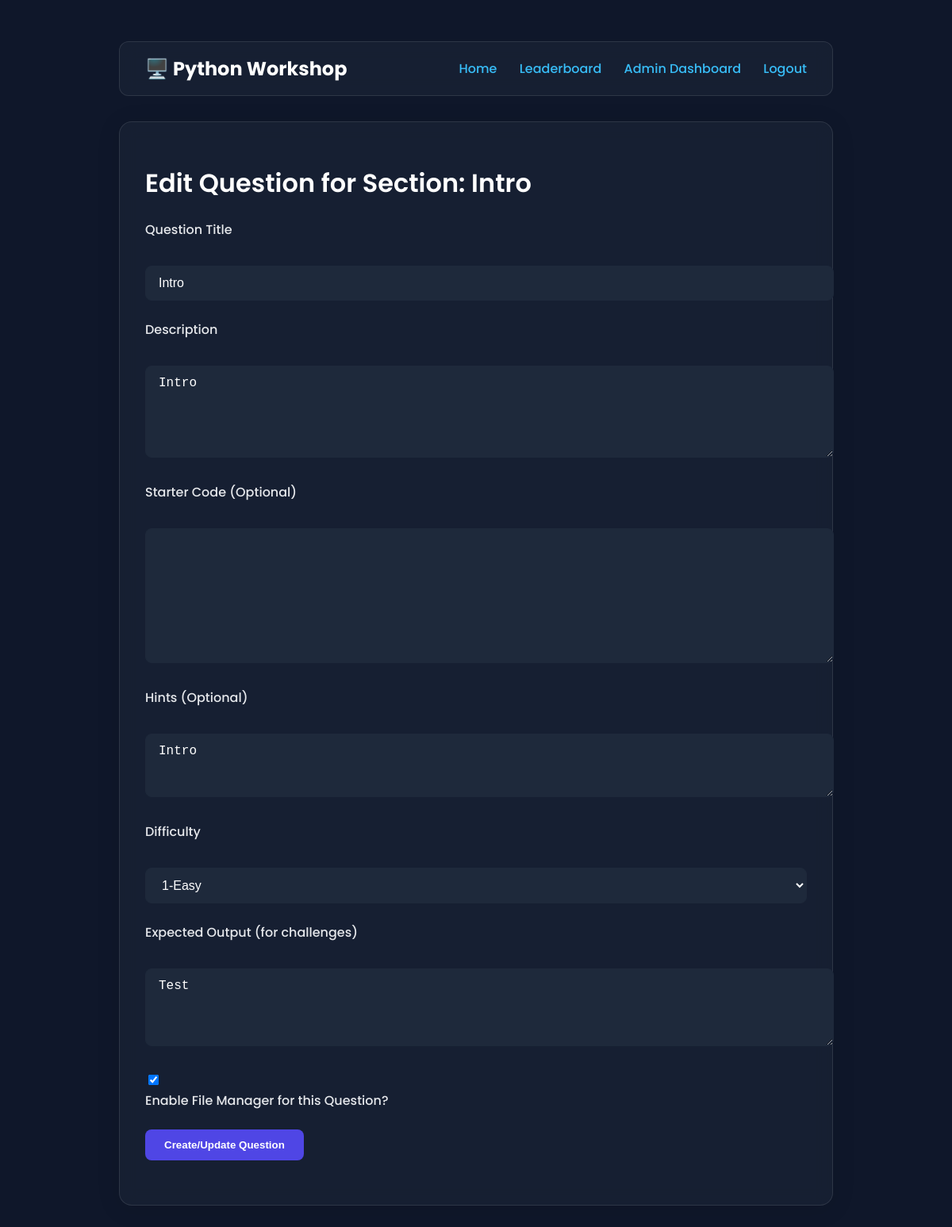
Screenshot of /admin/question/edit/1 (signed in) with the database file from the repository.
### app/models.py (models this page shows, shortened)
class Section(db.Model):
    id = db.Column(db.Integer, primary_key=True)
    title = db.Column(db.String(100), nullable=False)
    is_unlocked = db.Column(db.Boolean, default=True)
    questions = db.relationship(
        'Question',
        backref='section',
        lazy='dynamic',
        cascade="all, delete-orphan"
    )

class Question(db.Model):
    id = db.Column(db.Integer, primary_key=True)
    section_id = db.Column(db.Integer, db.ForeignKey('section.id'), nullable=False)
    title = db.Column(db.String(100), nullable=False)
    description = db.Column(db.Text, nullable=False)
    starter_code = db.Column(db.Text)
    hints = db.Column(db.Text)
    difficulty = db.Column(db.Integer, default=1)
    has_file_manager = db.Column(db.Boolean, default=False, nullable=False)
    expected_output = db.Column(db.Text)

### app/admin/routes.py (the view, shortened to what this page needs)
@bp.route('/question/edit/<int:question_id>', methods=['GET', 'POST'])
@admin_required
def edit_question(question_id):
    question = Question.query.get_or_404(question_id)
    form = QuestionForm(obj=question)
    return render_template('admin/question_form.html', form=form, title='Edit Question', section=question.section)

### app/admin/forms.py
class QuestionForm(FlaskForm):
    title = StringField('Question Title', validators=[DataRequired()])
    description = TextAreaField('Description', validators=[DataRequired()])
    starter_code = TextAreaField('Starter Code (Optional)')
    hints = TextAreaField('Hints (Optional)')
    difficulty = SelectField('Difficulty', choices=[(1, '1-Easy'), (2, '2'), (3, '3'), (4, '4'), (5, '5-Hard')], coerce=int)
    has_file_manager = BooleanField('Enable File Manager for this Question?')
    expected_output = TextAreaField('Expected Output (for challenges)')
    submit = SubmitField('Create/Update Question')

### app/__init__.py (called while the page is built)
@login_manager.user_loader
def load_user(user_id):
    return User.query.get(int(user_id))

### app/admin/routes.py (called while the page is built)
def admin_required(f):
    @wraps(f)
    def decorated_function(*args, **kwargs):
        if not current_user.is_authenticated or current_user.role != 'admin':
            flash("You do not have permission to access this page.", "danger")
            return redirect(url_for('main.index'))
        return f(*args, **kwargs)
    return decorated_function

### app/main.py (called while the page is built)
@bp.app_context_processor
def inject_global_vars():
    leaderboard_setting = AppSetting.query.filter_by(key='leaderboard_visible').first()
    return dict(
        leaderboard_visible=(leaderboard_setting and leaderboard_setting.value == 'True')
    )

@bp.app_context_processor
def inject_global_vars():
    leaderboard_setting = AppSetting.query.filter_by(key='leaderboard_visible').first()
    hints_setting = AppSetting.query.filter_by(key='hints_enabled').first() # <-- ADD THIS
    return dict(
        leaderboard_visible=(leaderboard_setting and leaderboard_setting.value == 'True'),
        hints_enabled=(hints_setting and hints_setting.value == 'True') # <-- AND THIS
    )

### app/templates/admin/question_form.html (shortened to what this page needs)
{% extends "base.html" %}
{% block content %}
<div class="card">
    <h1>{{ title }} for Section: {{ section.title }}</h1>
    <form method="POST" action="">
        <div class="form-group">
            {{ form.title.label }}<br>{{ form.title(class="form-control") }}
        </div>
        <div class="form-group">
            {{ form.description.label }}<br>{{ form.description(class="form-control", rows=5) }}
        </div>
        <div class="form-group">
            {{ form.starter_code.label }}<br>{{ form.starter_code(class="form-control", rows=8) }}
        </div>
        <div class="form-group">
            {{ form.hints.label }}<br>{{ form.hints(class="form-control", rows=3) }}
        </div>
        <div class="form-group">
            {{ form.difficulty.label }}<br>{{ form.difficulty(class="form-control") }}
        </div>
        <div class="form-group">
    {{ form.expected_output.label }}<br>
    {{ form.expected_output(class="form-control", rows=4) }}
</div>
        <div class="form-group">
            {{ form.has_file_manager() }}
            {{ form.has_file_manager.label }}
        </div>
        <div class="form-group">
            {{ form.submit(class="btn") }}
        </div>
    </form>
</div>
{% endblock %}

### app/static/css/style.css (style rules this page uses)
:root { --indigo-600: #4f46e5; --indigo-700: #4338ca; --slate-800: #1e293b; --slate-900: #0f172a; --sky-400: #38bdf8; --gray-200: #e5e7eb; --gray-400: #9ca3af; --white: #ffffff; }
body { font-family: 'Poppins', sans-serif; background-color: var(--slate-900); color: var(--gray-200); margin: 0; padding: 2rem; }
h1, h2, h3, h4 { color: var(--white); font-weight: 600; }
.card { background: rgba(30, 41, 59, 0.5); backdrop-filter: blur(10px); border: 1px solid rgba(255, 255, 255, 0.1); border-radius: 16px; padding: 2rem; margin-bottom: 2rem; box-shadow: 0 4px 30px rgba(0, 0, 0, 0.1); }
.form-group { margin-bottom: 1.5rem; }
.form-group label { display: block; margin-bottom: 0.5rem; font-weight: 500; }
.form-control { width: 100%; padding: 0.75rem 1rem; background-color: var(--slate-800); border: 1px solid var(--slate-800); border-radius: 8px; color: var(--white); font-size: 1rem; transition: border-color 0.2s ease, box-shadow 0.2s ease; }
.btn { display: inline-block; padding: 0.75rem 1.5rem; background-color: var(--indigo-600); color: var(--white); border: none; border-radius: 8px; font-weight: 600; cursor: pointer; text-align: center; transition: background-color 0.2s ease; }

### rows the page displays
Section: title "Intro"
Question: title "Intro", description "Intro", hints "Intro", difficulty "1-Easy", expected_output "Test", has_file_manager "☑"

### other values shown
{{ title }} "Edit Question"
